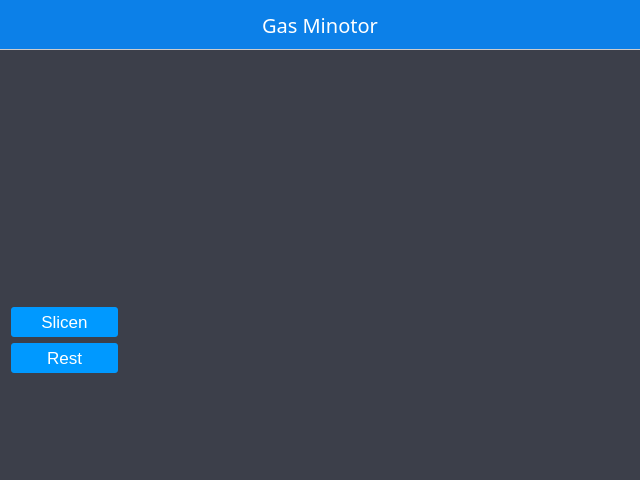
<?xml version="1.0" encoding="UTF-8"?>
<ui version="4.0">
 <class>MainForm</class>
 <widget class="QWidget" name="MainForm">
  <property name="geometry">
   <rect>
    <x>0</x>
    <y>0</y>
    <width>640</width>
    <height>480</height>
   </rect>
  </property>
  <property name="minimumSize">
   <size>
    <width>640</width>
    <height>480</height>
   </size>
  </property>
  <property name="windowTitle">
   <string>Gas Miontor</string>
  </property>
  <property name="styleSheet">
   <string notr="true">QWidget#MainForm{
	background-color:#3C3F4A;
}

*{
	font: 9pt &quot;微软雅黑&quot;;
}
</string>
  </property>
  <layout class="QHBoxLayout" name="horizontalLayout_8">
   <property name="spacing">
    <number>0</number>
   </property>
   <property name="margin">
    <number>0</number>
   </property>
   <item>
    <widget class="QWidget" name="widget_12" native="true">
     <property name="styleSheet">
      <string notr="true">QWidget#widget_12{
     

}</string>
     </property>
     <layout class="QVBoxLayout" name="verticalLayout_6">
      <property name="spacing">
       <number>0</number>
      </property>
      <property name="margin">
       <number>0</number>
      </property>
      <item>
       <widget class="QWidget" name="widget_7" native="true">
        <property name="sizePolicy">
         <sizepolicy hsizetype="Preferred" vsizetype="Fixed">
          <horstretch>0</horstretch>
          <verstretch>0</verstretch>
         </sizepolicy>
        </property>
        <property name="minimumSize">
         <size>
          <width>0</width>
          <height>50</height>
         </size>
        </property>
        <property name="styleSheet">
         <string notr="true">QWidget#widget_7{
  background-color:#0C80E8;
  border-bottom:1px solid #ccc;
  
}

QWidget#widget_7 *{
  color:#fff;
  
}

 </string>
        </property>
        <layout class="QHBoxLayout" name="horizontalLayout_4" stretch="1">
         <property name="margin">
          <number>9</number>
         </property>
         <item>
          <widget class="QLabel" name="label">
           <property name="font">
            <font>
             <family>微软雅黑</family>
             <pointsize>15</pointsize>
             <weight>50</weight>
             <italic>false</italic>
             <bold>false</bold>
            </font>
           </property>
           <property name="styleSheet">
            <string notr="true">QLabel#label{
  font:15pt;
}</string>
           </property>
           <property name="text">
            <string>Gas Minotor</string>
           </property>
           <property name="alignment">
            <set>Qt::AlignCenter</set>
           </property>
          </widget>
         </item>
        </layout>
       </widget>
      </item>
      <item>
       <widget class="QStackedWidget" name="stackedWidget">
        <property name="sizePolicy">
         <sizepolicy hsizetype="Preferred" vsizetype="Preferred">
          <horstretch>0</horstretch>
          <verstretch>0</verstretch>
         </sizepolicy>
        </property>
        <property name="currentIndex">
         <number>0</number>
        </property>
        <widget class="QWidget" name="main_view">
         <layout class="QVBoxLayout" name="verticalLayout_2" stretch="4,3">
          <property name="spacing">
           <number>0</number>
          </property>
          <property name="margin">
           <number>0</number>
          </property>
          <item>
           <widget class="QWidget" name="widget_5" native="true">
            <property name="styleSheet">
             <string notr="true">QWidget#widget_5{ 
 
}</string>
            </property>
            <layout class="QHBoxLayout" name="horizontalLayout">
             <property name="spacing">
              <number>0</number>
             </property>
             <property name="margin">
              <number>0</number>
             </property>
            </layout>
           </widget>
          </item>
          <item>
           <widget class="QWidget" name="widget_6" native="true">
            <property name="styleSheet">
             <string notr="true">QWidget#widget_4{ 
	background-color: #353942;
}</string>
            </property>
            <layout class="QHBoxLayout" name="horizontalLayout_2" stretch="0,1">
             <property name="spacing">
              <number>0</number>
             </property>
             <property name="margin">
              <number>0</number>
             </property>
             <item>
              <widget class="QWidget" name="widget" native="true">
               <property name="styleSheet">
                <string notr="true">QLabel{
	color:#fff;
	background-color:#0099FF;
	font-size:13pt;
	border-radius:3px;
    padding:5px 30px 5px 30px;
}</string>
               </property>
               <layout class="QVBoxLayout" name="verticalLayout">
                <item>
                 <widget class="QLabel" name="label_2">
                  <property name="text">
                   <string>Slicen</string>
                  </property>
                  <property name="alignment">
                   <set>Qt::AlignCenter</set>
                  </property>
                 </widget>
                </item>
                <item>
                 <widget class="QLabel" name="label_3">
                  <property name="text">
                   <string>Rest</string>
                  </property>
                  <property name="alignment">
                   <set>Qt::AlignCenter</set>
                  </property>
                 </widget>
                </item>
                <item>
                 <spacer name="verticalSpacer_2">
                  <property name="orientation">
                   <enum>Qt::Vertical</enum>
                  </property>
                  <property name="sizeHint" stdset="0">
                   <size>
                    <width>20</width>
                    <height>85</height>
                   </size>
                  </property>
                 </spacer>
                </item>
               </layout>
              </widget>
             </item>
             <item>
              <widget class="LinkStatusWidget" name="widget_8" native="true"/>
             </item>
            </layout>
           </widget>
          </item>
         </layout>
        </widget>
        <widget class="QWidget" name="float_menu">
         <property name="styleSheet">
          <string notr="true"/>
         </property>
         <layout class="QVBoxLayout" name="verticalLayout_8" stretch="0,1">
          <property name="margin">
           <number>0</number>
          </property>
          <item>
           <spacer name="verticalSpacer">
            <property name="orientation">
             <enum>Qt::Vertical</enum>
            </property>
            <property name="sizeHint" stdset="0">
             <size>
              <width>20</width>
              <height>252</height>
             </size>
            </property>
           </spacer>
          </item>
          <item>
           <widget class="QWidget" name="widget_4" native="true">
            <property name="styleSheet">
             <string notr="true">QWidget#widget_4{
   background-color: #353942;
   opacity:0.8;
}

QLabel{
	color:#fff;
	background-color:#0C80E8;
	font-size:13pt;
	border-radius:3px;
    padding:5px 30px 5px 30px;
}</string>
            </property>
            <layout class="QGridLayout" name="gridLayout" columnstretch="0,0,0">
             <item row="5" column="0" colspan="2">
              <widget class="QLabel" name="label_16">
               <property name="enabled">
                <bool>false</bool>
               </property>
               <property name="styleSheet">
                <string notr="true"/>
               </property>
               <property name="text">
                <string>System Setting</string>
               </property>
               <property name="textFormat">
                <enum>Qt::AutoText</enum>
               </property>
               <property name="alignment">
                <set>Qt::AlignCenter</set>
               </property>
               <property name="margin">
                <number>5</number>
               </property>
              </widget>
             </item>
             <item row="7" column="0" colspan="2">
              <widget class="QLabel" name="label_18">
               <property name="enabled">
                <bool>false</bool>
               </property>
               <property name="minimumSize">
                <size>
                 <width>0</width>
                 <height>0</height>
                </size>
               </property>
               <property name="styleSheet">
                <string notr="true"/>
               </property>
               <property name="text">
                <string>Exit</string>
               </property>
               <property name="textFormat">
                <enum>Qt::AutoText</enum>
               </property>
               <property name="alignment">
                <set>Qt::AlignCenter</set>
               </property>
               <property name="margin">
                <number>5</number>
               </property>
              </widget>
             </item>
             <item row="5" column="2" rowspan="3">
              <widget class="QTextEdit" name="textEdit">
               <property name="html">
                <string>&lt;!DOCTYPE HTML PUBLIC &quot;-//W3C//DTD HTML 4.0//EN&quot; &quot;http://www.w3.org/TR/REC-html40/strict.dtd&quot;&gt;
&lt;html&gt;&lt;head&gt;&lt;meta name=&quot;qrichtext&quot; content=&quot;1&quot; /&gt;&lt;style type=&quot;text/css&quot;&gt;
p, li { white-space: pre-wrap; }
&lt;/style&gt;&lt;/head&gt;&lt;body style=&quot; font-family:'微软雅黑'; font-size:9pt; font-weight:400; font-style:normal;&quot;&gt;
&lt;p style=&quot;-qt-paragraph-type:empty; margin-top:0px; margin-bottom:0px; margin-left:0px; margin-right:0px; -qt-block-indent:0; text-indent:0px;&quot;&gt;&lt;br /&gt;&lt;/p&gt;&lt;/body&gt;&lt;/html&gt;</string>
               </property>
              </widget>
             </item>
             <item row="6" column="0" colspan="2">
              <widget class="QLabel" name="label_17">
               <property name="enabled">
                <bool>false</bool>
               </property>
               <property name="minimumSize">
                <size>
                 <width>0</width>
                 <height>0</height>
                </size>
               </property>
               <property name="styleSheet">
                <string notr="true"/>
               </property>
               <property name="text">
                <string>Log</string>
               </property>
               <property name="textFormat">
                <enum>Qt::AutoText</enum>
               </property>
               <property name="alignment">
                <set>Qt::AlignCenter</set>
               </property>
               <property name="margin">
                <number>5</number>
               </property>
              </widget>
             </item>
            </layout>
           </widget>
          </item>
         </layout>
        </widget>
       </widget>
      </item>
     </layout>
    </widget>
   </item>
  </layout>
 </widget>
 <layoutdefault spacing="6" margin="11"/>
 <customwidgets>
  <customwidget>
   <class>LinkStatusWidget</class>
   <extends>QWidget</extends>
   <header>linkstatuswidget.h</header>
   <container>1</container>
  </customwidget>
 </customwidgets>
 <resources/>
 <connections/>
</ui>
